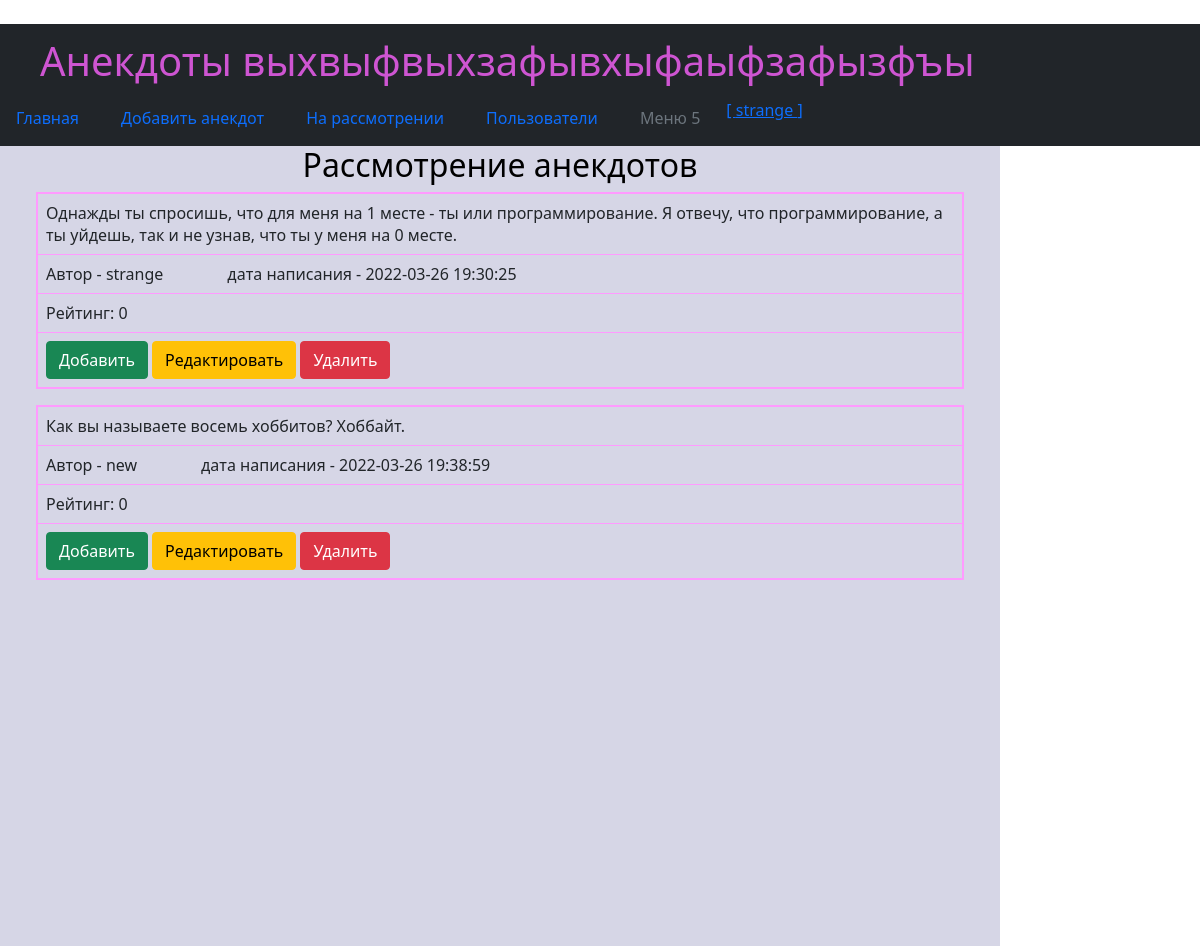
The page /moder_bid (signed in) on the database its author committed.
### data/users.py (models this page shows, shortened)
class User(SqlAlchemyBase, UserMixin, SerializerMixin):
    __tablename__ = 'users'
    id = sqlalchemy.Column(sqlalchemy.Integer, primary_key=True, autoincrement=True)
    nickname = sqlalchemy.Column(sqlalchemy.String, nullable=True)
    email = sqlalchemy.Column(sqlalchemy.String, index=True, unique=True, nullable=True)
    hashed_password = sqlalchemy.Column(sqlalchemy.String, nullable=True)
    rating = sqlalchemy.Column(sqlalchemy.Integer, nullable=True)
    dislikes = sqlalchemy.Column(sqlalchemy.Integer, nullable=True)
    role = sqlalchemy.Column(sqlalchemy.String, nullable=True)
    banned = sqlalchemy.Column(sqlalchemy.Boolean, nullable=True, default=False)
    anecdots = orm.relation("Anecdote", back_populates='user')

### data/bid.py (models this page shows)
class Bid(SqlAlchemyBase, SerializerMixin):
    __tablename__ = 'bid'
    id = sqlalchemy.Column(sqlalchemy.Integer, primary_key=True, autoincrement=True)
    anecdote = sqlalchemy.Column(sqlalchemy.String, nullable=True)
    date = sqlalchemy.Column(sqlalchemy.String, nullable=True)
    author = sqlalchemy.Column(sqlalchemy.Integer, sqlalchemy.ForeignKey("users.id"))
    rating = sqlalchemy.Column(sqlalchemy.Integer, nullable=True)
    user = orm.relation('User')

### main.py (the view)
@app.route('/moder_bid', methods=['GET'])
@login_required
def moder_bid():
    if not(current_user.role == 'moder' or current_user.role == 'admin'):
        return redirect('index')
    moder_anecdots = g.db_sess.query(Bid)
    return render_template("moder_index.html", anecdots=moder_anecdots)

### data/db_session.py (called while the page is built)
def create_session() -> Session:
    global __factory
    return __factory()

### main.py (called while the page is built)
@app.before_request
def before_request():
    g.db_sess = db_session.create_session()

@app.teardown_request
def teardown_request(teardown):
    g.db_sess.close()

@login_manager.user_loader
def load_user(user_id):
    return g.db_sess.query(User).get(user_id)

### templates/moder_index.html (shortened to what this page needs)
{% extends "base.html" %}
{% block content %}
<h2 align="center" xmlns:border="http://www.w3.org/1999/xhtml" >Рассмотрение анекдотов</h2>
<div class="container-fluid">
    {% for item in anecdots %}
    <table class="table table-bordered">
        <tr>
            <td>{{item.anecdote}}</td>
        </tr>
        <tr>
            <td><a>Автор - {{item.user.nickname}}</a><a>&emsp;&emsp;&emsp;&emsp;дата написания - {{item.date}}</a></td>
        </tr>
        <tr><td>Рейтинг: {{item.rating}}</td></tr>
        {% if current_user.is_authenticated and (current_user.role == 'moder' or current_user.role == 'admin') %}
            <td>
                <a href="/post_bid/{{ item.id }}" class="btn btn-success">
                    Добавить
                </a>
                <a href="/edit_bid/{{ item.id }}" class="btn btn-warning">
                    Редактировать
                </a>
                <a href="/delete_bid/{{ item.id }}" class="btn btn-danger">
                    Удалить
                </a>
            </td>
            {% endif %}
    </table>
    {% endfor %}
</div>
{% endblock %}

### templates/base.html (shortened to what this page needs)
﻿<!DOCTYPE html>
<html lang="ru">
<head>
    <link href="https://cdn.jsdelivr.net/npm/bootstrap@5.1.3/dist/css/bootstrap.min.css" rel="stylesheet"
>
    <link rel="stylesheet" type="text/css" href="/static/css/style.css">
    <div class="navbar bg-dark">
        <div class="navbar-brand"><h1>Анекдоты выхвыфвыхзафывхыфаыфзафызфъы</h1></div>
        <ul class="nav">
            <il class="nav-item"><a class="nav-link active" href="/index">Главная</a></il>
            {% if current_user.is_authenticated %}
            {% if current_user.banned == False %}
            <il class="nav-item"><a class="nav-link active" href="/add_anecdote">Добавить анекдот</a></il>
            {% endif %}
            {% if current_user.id == 1 %}
            <il class="nav-item"><a class="nav-link active" href="/moder_bid">На рассмотрении</a></il>
            <il class="nav-item"><a class="nav-link active" href="/users">Пользователи</a></il>
            <il class="nav-item"><a class="nav-link disabled" href="#5">Меню 5</a></il>
            {% endif %}
            {% endif %}
            {% if current_user.is_authenticated %}
            <a class="nav-item" style="padding-right: 40px" href="/logout">[ {{ current_user.nickname }} ]</a>
            {% else %}
            <div>
                <a class="btn btn-primary " href="/register">Зарегистрироваться</a>
                <a class="btn btn-success" style="padding-right: 40px" href="/login">Войти</a>
            </div>
            {% endif %}
        </ul>
    </div>
</head>
<body>
<div class="container-fluid">
    <div class="row">
        <div class="col-md-10 main-block">{% block content %}  {% endblock %}</div>
        <div class="col-md-2 left-block">{% block right %}  {% endblock %}</div>
    </div>
</div>
</body>
</html>

### static/css/style.css (style rules this page uses)
h2 { color: #000000; text-align: center; }
.main-block { background-color: #d6d6e6; height: 100vh; }
body, html { width: 100vw; height: 100vh; }
.nav-item { padding-left: 0px; padding-right: 10px; }
.table-bordered { border: 2px solid #ff9aff; }

### rows shown on the page
User: nickname "strange"
Bid: anecdote "Однажды ты спросишь, что для меня на 1 месте - ты или программирование. Я отвечу, что программирование, а ты уйдешь, так и не узнав, что ты у меня на 0 месте.", user.nickname "strange", date "2022-03-26 19:30:25", rating "0"
Bid: anecdote "Как вы называете восемь хоббитов? Хоббайт.", user.nickname "new", date "2022-03-26 19:38:59", rating "0"
